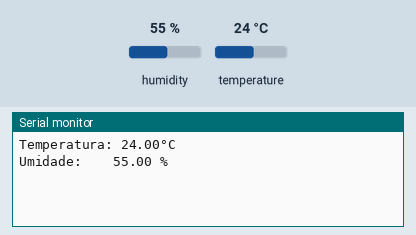
Recording of a sketch running on a simulated Arduino Uno, built with avr-gcc and run on an emulated ATmega328P. Parts: the last lines printed to the serial monitor. Inputs (shaded band) come from the test bench; at power-on: humidity 55 %, temperature 24 °C.

Above: at 1.2 s.
1.3 s: humidity set to 22 %
At 2.9 s:
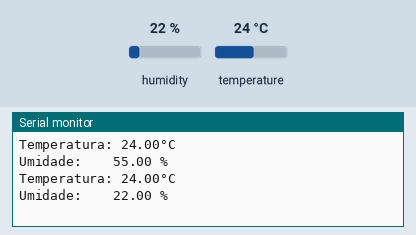
3.6 s: temperature set to 12 °C
At 5.0 s:
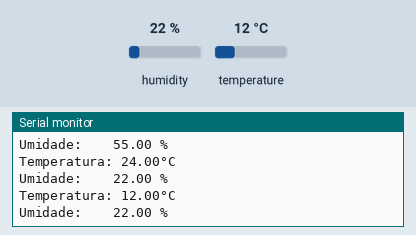
5.9 s: humidity set to 40 %
At 7.1 s:
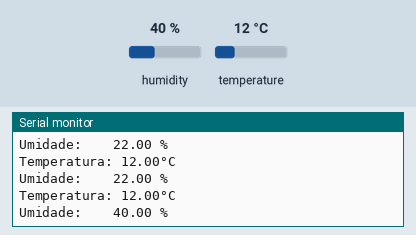
Timing chart, 0 to 8.9 s (numbered marks = the images above; inputs shaded):
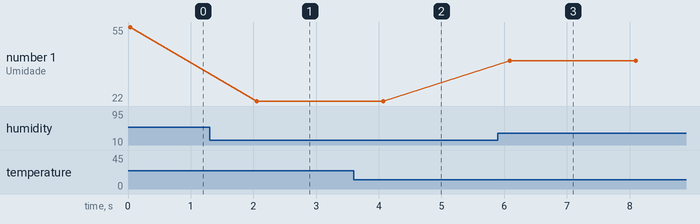

The sketch:

sdh_20.ino
```cpp
//#include <uFire_SHT20.h>
//#include <uFire_SHT20_JSON.h>
//#include <uFire_SHT20_MP.h>
#include "uFire_SHT20.h"
uFire_SHT20 sht20;


void setup()
{
  Serial.begin(9600);
  Wire.begin();
  sht20.begin();
}

void loop()
{
  Serial.println("Temperatura: "+(String)sht20.temperature() + "°C");
  Serial.println("Umidade:    "+(String)sht20.humidity() + " %");
  Serial.println();
  delay(2000);
}
```

Measured:
- after the input at 1.3 s, the serial monitor: prints a new line after 0.75 s (image 1)
- after the input at 3.6 s, the serial monitor: prints a new line after 0.44 s (image 2)
- after the input at 5.9 s, the serial monitor: prints a new line after 0.18 s (image 3)
- plotted number 1: 55 → 22 after the input at 1.3 s, 22 → 40 after the input at 5.9 s
